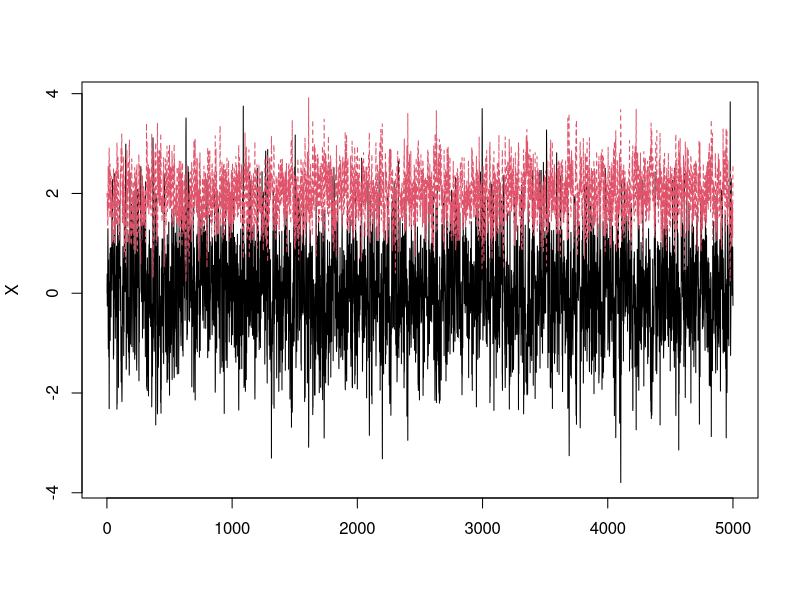
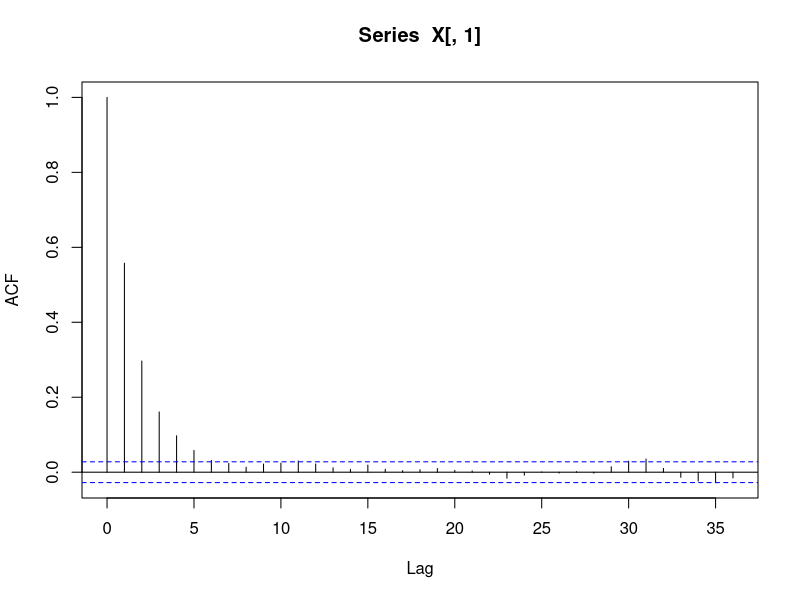
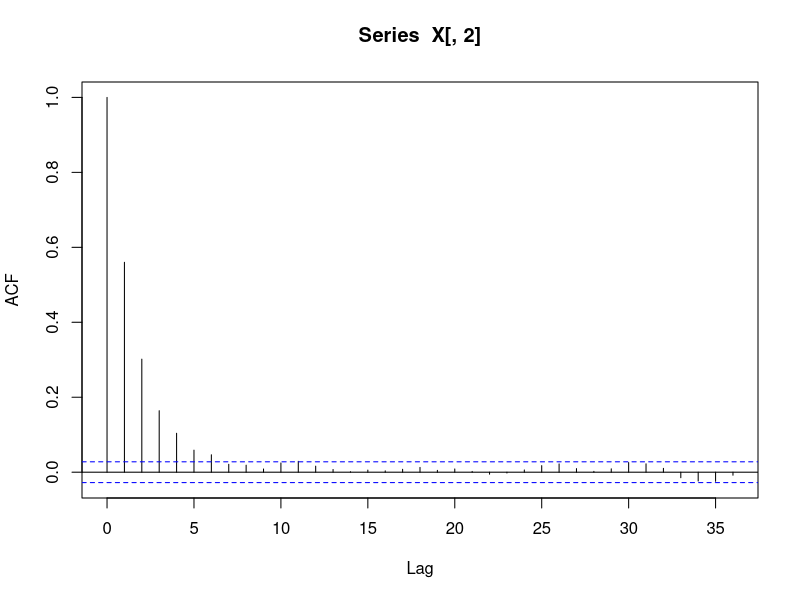
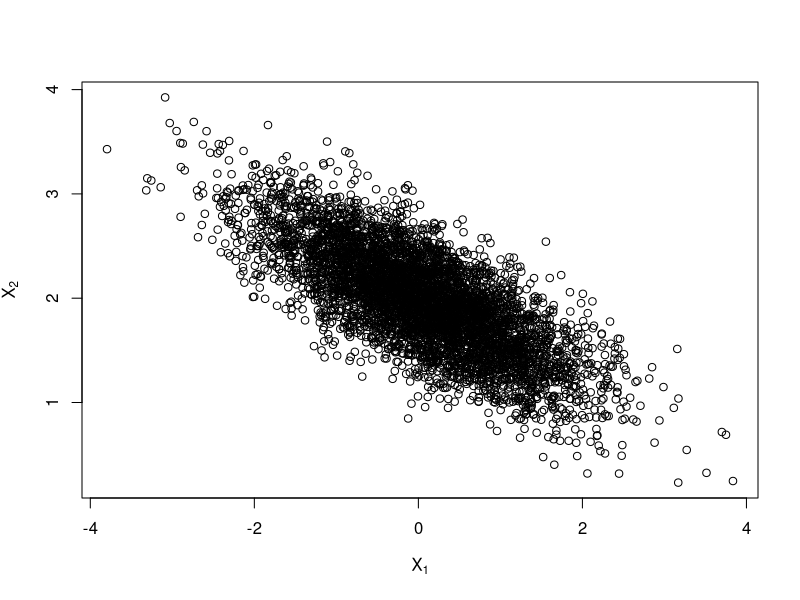
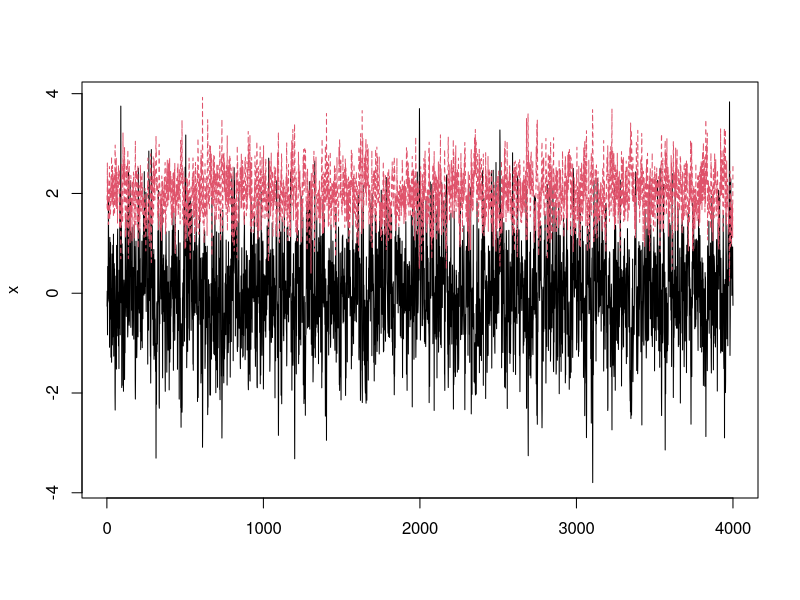
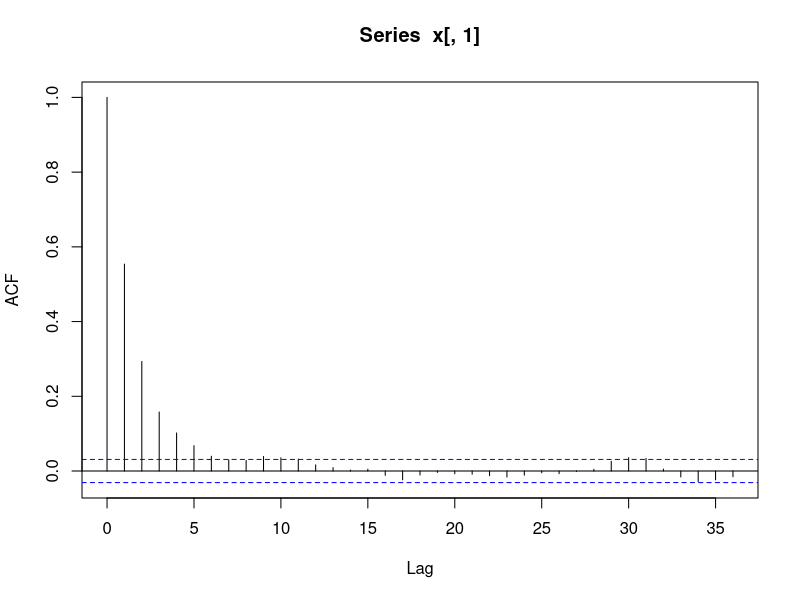
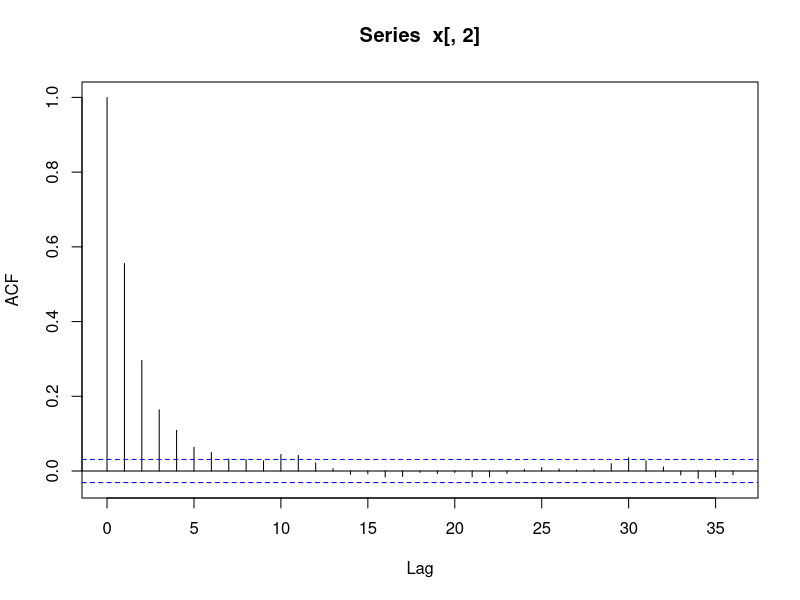
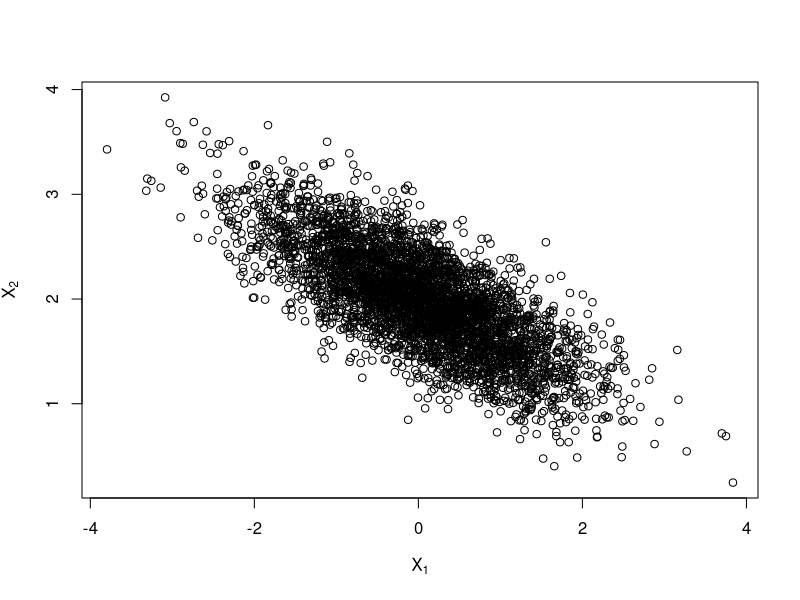

Write R code to recreate these figures, in order.
##======================================================================
## Exemplo de Rizzo, pg. 320
## Example 11.10 (Gibbs sampler: Bivariate distribution)

## Define constantes
N <- 5000
## Burnin
burn <- 1000
## Matriz para armazenar as amostras
X <- matrix(0, N, 2)

## Define parametros da Normal bivariada
rho <- -.75
mu1 <- 0
mu2 <- 2
sigma1 <- 1
sigma2 <- .5
s1 <- sqrt(1-rho^2)*sigma1
s2 <- sqrt(1-rho^2)*sigma2

## Gera a cadeia

## Valores iniciais
X[1, ] <- c(mu1, mu2)

for (i in 2:N) {
    x2 <- X[i-1, 2]
    m1 <- mu1 + rho * (x2 - mu2) * sigma1/sigma2
    X[i, 1] <- rnorm(1, m1, s1)
    x1 <- X[i, 1]
    m2 <- mu2 + rho * (x1 - mu1) * sigma2/sigma1
    X[i, 2] <- rnorm(1, m2, s2)
}

## Cadeias (mude os valores iniciais para ver convergencia)
matplot(X, type = "l")
## Correlacao entre os valores
acf(X[,1])
acf(X[,2])
## Conjunta
plot(X, main = "", xlab = bquote(X[1]),
     ylab = bquote(X[2]), ylim = range(X[, 2]))


## Descarta os primeiros 1000 valores
b <- burn + 1
x <- X[b:N, ]

matplot(x, type = "l")
## Nao elimina o problema de autocorrelacao
acf(x[,1])
acf(x[,2])
## Conjunta
plot(x, main = "", xlab = bquote(X[1]),
     ylab = bquote(X[2]), ylim = range(x[, 2]))

## Compara estatisticas
colMeans(x)
cov(x)
cor(x)
##======================================================================

##======================================================================
## Exemplo 3.4
## Y ~ N(mu, sigma^2)   com tau = sigma^{-2}
## mu ~ N(0, s^2)
## sigma^2 ~ Gama(a,b)

## Condicionais são
## mu | sigma^2 ~ N(m, C)
## sigma^2 | mu ~ Gama(a + n/2, b + 1/2 sum((y_i - mu)^2))
## Onde:
## m = C\bar{y}
## C = 1/(n\tau + s^{-2})

## Define constantes
N <- 5000
## Burnin
burn <- 1000
## Matriz para armazenar as amostras
X <- matrix(0, N, 2)

## Simula valores
set.seed(2)
y <- rnorm(30, 0, 1)

## Define parametros
ybar <- mean(y)
n <- length(y)
s2 <- 1
## Aqui da para testar varios valores para ver o impacto da priori
a <- 2
b <- 2
curve(dgamma(x, a, b), from = 0, to = 5)

## Gera a cadeia

## Valores iniciais
X[1, ] <- c(0, 1)
for (i in 2:N) {
    X[i, 1] <- rnorm(1, ybar/(n * X[i - 1, 2] + 1/s2),
                     1/(n * X[i - 1, 2] + 1/s2))
    X[i, 2] <- rgamma(1, a + n/2, b + sum((y - X[i,1])^2)/2)
}

## Cadeias (mude os valores iniciais para ver convergencia)
matplot(X, type = "l")
## Correlacao entre os valores
acf(X[,1])
acf(X[,2])
## Conjunta
plot(X, main = "", xlab = bquote(X[1]),
     ylab = bquote(X[2]), ylim = range(X[, 2]))


## Descarta os primeiros 1000 valores
burn <- burn + 1
x <- X[burn:N, ]

matplot(x, type = "l")
acf(x[,1])
acf(x[,2])
## Conjunta
plot(x, main = "", xlab = bquote(X[1]),
     ylab = bquote(X[2]), ylim = range(x[, 2]))

## Compara estatisticas
colMeans(x)

## Compara amostra com distribuicoes teoricas
hist(x[,1], freq = FALSE)
curve(dnorm(x, ybar/(n * 1 + 1/s2), 1/(n * 1 + 1/s2)),
      add = TRUE, col = 2)
hist(x[,2], freq = FALSE)
curve(dgamma(x, a + n/2, b + sum((y - 0)^2)/2),
      add = TRUE, col = 2)
